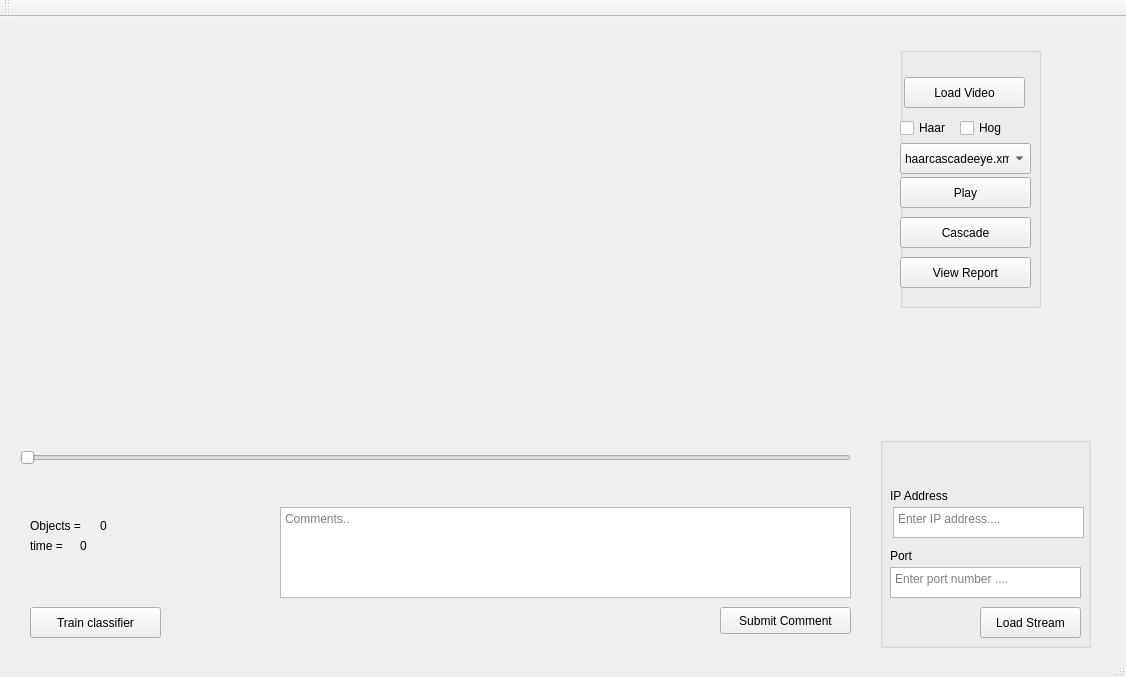
<?xml version="1.0" encoding="UTF-8"?>
<ui version="4.0">
 <class>MainWindow</class>
 <widget class="QMainWindow" name="MainWindow">
  <property name="geometry">
   <rect>
    <x>0</x>
    <y>0</y>
    <width>1126</width>
    <height>677</height>
   </rect>
  </property>
  <property name="windowTitle">
   <string>SCore Detector</string>
  </property>
  <widget class="QWidget" name="centralWidget">
   <widget class="QLabel" name="label">
    <property name="geometry">
     <rect>
      <x>16</x>
      <y>-4</y>
      <width>831</width>
      <height>411</height>
     </rect>
    </property>
    <property name="text">
     <string/>
    </property>
   </widget>
   <widget class="QLabel" name="label_2">
    <property name="geometry">
     <rect>
      <x>30</x>
      <y>470</y>
      <width>241</width>
      <height>17</height>
     </rect>
    </property>
    <property name="text">
     <string/>
    </property>
   </widget>
   <widget class="QSlider" name="horizontalSlider">
    <property name="geometry">
     <rect>
      <x>20</x>
      <y>410</y>
      <width>831</width>
      <height>61</height>
     </rect>
    </property>
    <property name="orientation">
     <enum>Qt::Horizontal</enum>
    </property>
   </widget>
   <widget class="QTextEdit" name="textEdit">
    <property name="geometry">
     <rect>
      <x>280</x>
      <y>490</y>
      <width>571</width>
      <height>91</height>
     </rect>
    </property>
    <property name="placeholderText">
     <string>Comments..</string>
    </property>
   </widget>
   <widget class="QPushButton" name="pushButton">
    <property name="geometry">
     <rect>
      <x>720</x>
      <y>590</y>
      <width>131</width>
      <height>27</height>
     </rect>
    </property>
    <property name="toolTip">
     <string>Click here to add comment</string>
    </property>
    <property name="text">
     <string>Submit Comment</string>
    </property>
   </widget>
   <widget class="QLabel" name="label_object">
    <property name="geometry">
     <rect>
      <x>100</x>
      <y>500</y>
      <width>101</width>
      <height>17</height>
     </rect>
    </property>
    <property name="text">
     <string>0</string>
    </property>
   </widget>
   <widget class="QLabel" name="label_time">
    <property name="geometry">
     <rect>
      <x>80</x>
      <y>520</y>
      <width>81</width>
      <height>17</height>
     </rect>
    </property>
    <property name="text">
     <string>0</string>
    </property>
   </widget>
   <widget class="QLabel" name="label_3">
    <property name="geometry">
     <rect>
      <x>30</x>
      <y>500</y>
      <width>67</width>
      <height>17</height>
     </rect>
    </property>
    <property name="text">
     <string>Objects =</string>
    </property>
   </widget>
   <widget class="QLabel" name="label_4">
    <property name="geometry">
     <rect>
      <x>30</x>
      <y>520</y>
      <width>67</width>
      <height>17</height>
     </rect>
    </property>
    <property name="text">
     <string>time =</string>
    </property>
   </widget>
   <widget class="QPushButton" name="pushButton_3">
    <property name="geometry">
     <rect>
      <x>30</x>
      <y>590</y>
      <width>131</width>
      <height>31</height>
     </rect>
    </property>
    <property name="toolTip">
     <string>Train new Classifier</string>
    </property>
    <property name="text">
     <string>Train classifier</string>
    </property>
   </widget>
   <widget class="QGroupBox" name="groupBox">
    <property name="geometry">
     <rect>
      <x>880</x>
      <y>420</y>
      <width>211</width>
      <height>211</height>
     </rect>
    </property>
    <property name="autoFillBackground">
     <bool>false</bool>
    </property>
    <property name="title">
     <string/>
    </property>
    <property name="flat">
     <bool>false</bool>
    </property>
    <property name="checkable">
     <bool>false</bool>
    </property>
    <widget class="QTextEdit" name="edit_port">
     <property name="geometry">
      <rect>
       <x>10</x>
       <y>130</y>
       <width>191</width>
       <height>31</height>
      </rect>
     </property>
     <property name="toolTip">
      <string>Type prot number of device</string>
     </property>
     <property name="placeholderText">
      <string>Enter port number ....</string>
     </property>
    </widget>
    <widget class="QLabel" name="label_7">
     <property name="geometry">
      <rect>
       <x>10</x>
       <y>110</y>
       <width>91</width>
       <height>17</height>
      </rect>
     </property>
     <property name="text">
      <string>Port</string>
     </property>
    </widget>
    <widget class="QPushButton" name="btnLoadStream">
     <property name="geometry">
      <rect>
       <x>100</x>
       <y>170</y>
       <width>101</width>
       <height>31</height>
      </rect>
     </property>
     <property name="toolTip">
      <string>Click here to load video</string>
     </property>
     <property name="text">
      <string>Load Stream</string>
     </property>
    </widget>
    <widget class="QLabel" name="label_6">
     <property name="geometry">
      <rect>
       <x>10</x>
       <y>50</y>
       <width>91</width>
       <height>17</height>
      </rect>
     </property>
     <property name="text">
      <string>IP Address</string>
     </property>
    </widget>
    <widget class="QTextEdit" name="textEditAdd">
     <property name="geometry">
      <rect>
       <x>13</x>
       <y>70</y>
       <width>191</width>
       <height>31</height>
      </rect>
     </property>
     <property name="toolTip">
      <string>Type IP address of device</string>
     </property>
     <property name="statusTip">
      <string/>
     </property>
     <property name="placeholderText">
      <string>Enter IP address....</string>
     </property>
    </widget>
   </widget>
   <widget class="QGroupBox" name="groupBox_2">
    <property name="geometry">
     <rect>
      <x>900</x>
      <y>30</y>
      <width>141</width>
      <height>261</height>
     </rect>
    </property>
    <property name="title">
     <string/>
    </property>
    <widget class="QPushButton" name="pushButton_2">
     <property name="geometry">
      <rect>
       <x>0</x>
       <y>210</y>
       <width>131</width>
       <height>31</height>
      </rect>
     </property>
     <property name="toolTip">
      <string>Get ful report about video</string>
     </property>
     <property name="text">
      <string>View Report</string>
     </property>
    </widget>
    <widget class="QCheckBox" name="_chk_har">
     <property name="geometry">
      <rect>
       <x>0</x>
       <y>70</y>
       <width>61</width>
       <height>22</height>
      </rect>
     </property>
     <property name="toolTip">
      <string>Select algorithm as Haar</string>
     </property>
     <property name="text">
      <string>Haar</string>
     </property>
    </widget>
    <widget class="QPushButton" name="btnPlay">
     <property name="geometry">
      <rect>
       <x>0</x>
       <y>130</y>
       <width>131</width>
       <height>31</height>
      </rect>
     </property>
     <property name="toolTip">
      <string>Play/Pause</string>
     </property>
     <property name="text">
      <string>Play</string>
     </property>
    </widget>
    <widget class="QPushButton" name="btnLoadVideo">
     <property name="geometry">
      <rect>
       <x>4</x>
       <y>30</y>
       <width>121</width>
       <height>31</height>
      </rect>
     </property>
     <property name="toolTip">
      <string>Load Video</string>
     </property>
     <property name="text">
      <string>Load Video</string>
     </property>
    </widget>
    <widget class="QPushButton" name="btncascade">
     <property name="geometry">
      <rect>
       <x>0</x>
       <y>170</y>
       <width>131</width>
       <height>31</height>
      </rect>
     </property>
     <property name="toolTip">
      <string>Browse Classifiers</string>
     </property>
     <property name="text">
      <string>Cascade</string>
     </property>
    </widget>
    <widget class="QComboBox" name="comboBox">
     <property name="geometry">
      <rect>
       <x>0</x>
       <y>96</y>
       <width>131</width>
       <height>31</height>
      </rect>
     </property>
     <property name="toolTip">
      <string>select Classifier</string>
     </property>
     <item>
      <property name="text">
       <string>haarcascadeeye.xml</string>
      </property>
     </item>
     <item>
      <property name="text">
       <string>haarcascadefrontalface.xml</string>
      </property>
     </item>
    </widget>
    <widget class="QCheckBox" name="checkBox">
     <property name="geometry">
      <rect>
       <x>60</x>
       <y>70</y>
       <width>61</width>
       <height>22</height>
      </rect>
     </property>
     <property name="toolTip">
      <string>Select algorithm as Hog</string>
     </property>
     <property name="text">
      <string>Hog</string>
     </property>
    </widget>
   </widget>
   <widget class="QLabel" name="label_5">
    <property name="geometry">
     <rect>
      <x>30</x>
      <y>550</y>
      <width>241</width>
      <height>31</height>
     </rect>
    </property>
    <property name="text">
     <string/>
    </property>
   </widget>
  </widget>
  <widget class="QMenuBar" name="menuBar">
   <property name="geometry">
    <rect>
     <x>0</x>
     <y>0</y>
     <width>1126</width>
     <height>25</height>
    </rect>
   </property>
  </widget>
  <widget class="QToolBar" name="mainToolBar">
   <attribute name="toolBarArea">
    <enum>TopToolBarArea</enum>
   </attribute>
   <attribute name="toolBarBreak">
    <bool>false</bool>
   </attribute>
  </widget>
  <widget class="QStatusBar" name="statusBar"/>
 </widget>
 <layoutdefault spacing="6" margin="11"/>
 <resources/>
 <connections/>
</ui>
